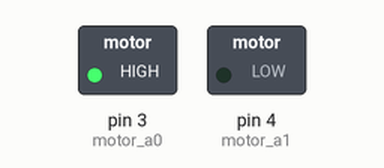
This sketch was run on a simulated Arduino Uno, built with avr-gcc and run on an emulated ATmega328P. On the bench: switched loads named in the sketch (green lamp = pin HIGH).

Above: at 1.0 s.
At 2.2 s:
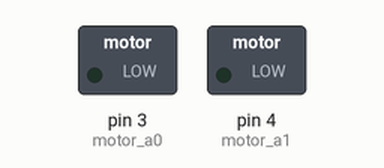
At 3.5 s:
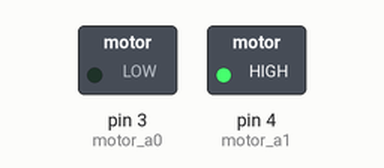
Timing chart, 0 to 6.5 s (numbered marks = the images above):
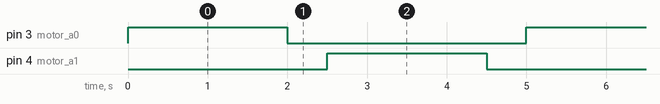

Measured:
- by itself, pin 3 (motor_a0), pin 4 (motor_a1): alternates HIGH for 2.0 s and LOW for 3.0 s
- by itself, everything shown: repeats every 5.0 s, in 4 steps

The sketch:

DCMotor.ino
```cpp
const int motor_a0=3;
const int motor_a1=4;

void setup() {
  pinMode(motor_a0,OUTPUT);
  pinMode(motor_a1,OUTPUT);
}
//default value of any GPIO pin is logic 1
void loop() {
  digitalWrite(motor_a0,HIGH);
  digitalWrite(motor_a1,LOW);
  delay(2000);
  //stopping the motor rotation
  digitalWrite(motor_a0,LOW);
  digitalWrite(motor_a1,LOW);
  delay(500);
  digitalWrite(motor_a0,LOW);
  digitalWrite(motor_a1,HIGH);
  delay(2000);
  //stopping the motor rotation
  digitalWrite(motor_a0,LOW);
  digitalWrite(motor_a1,LOW);
  delay(500);

}
//in harware implementation stop the motor first then chnage direction of motor rotation to avoid any damage
```
